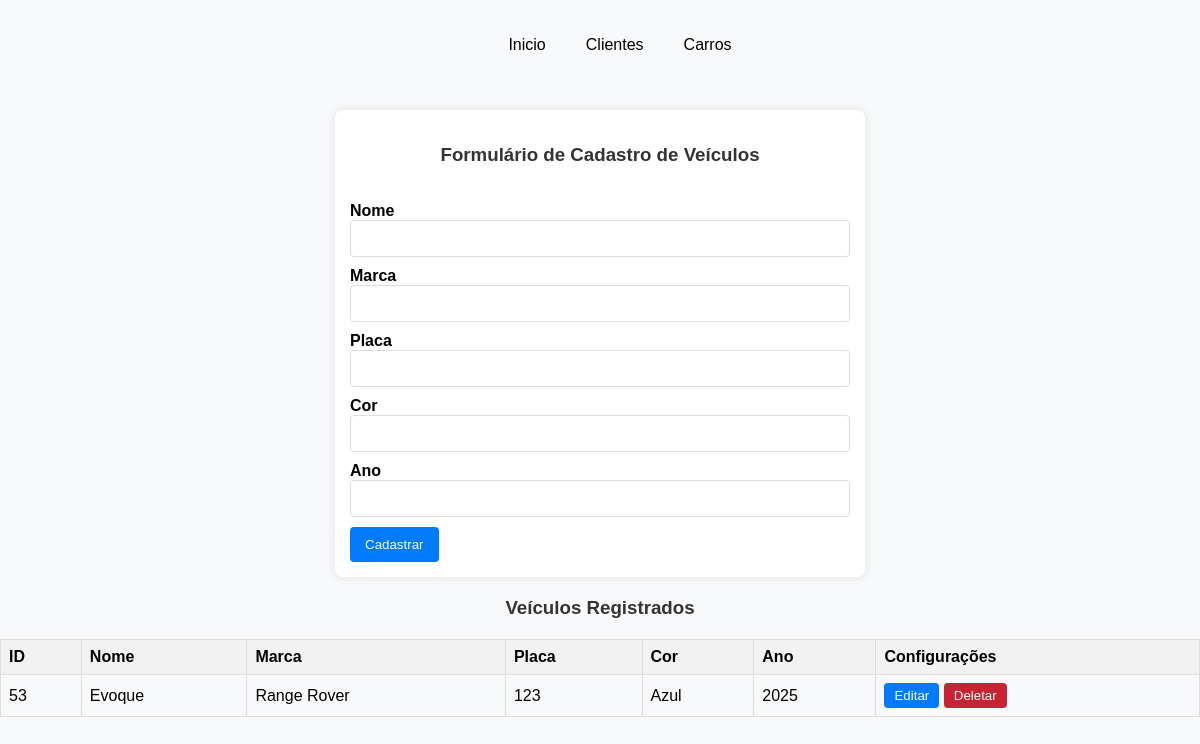
Before: /core/carros with the older database file.
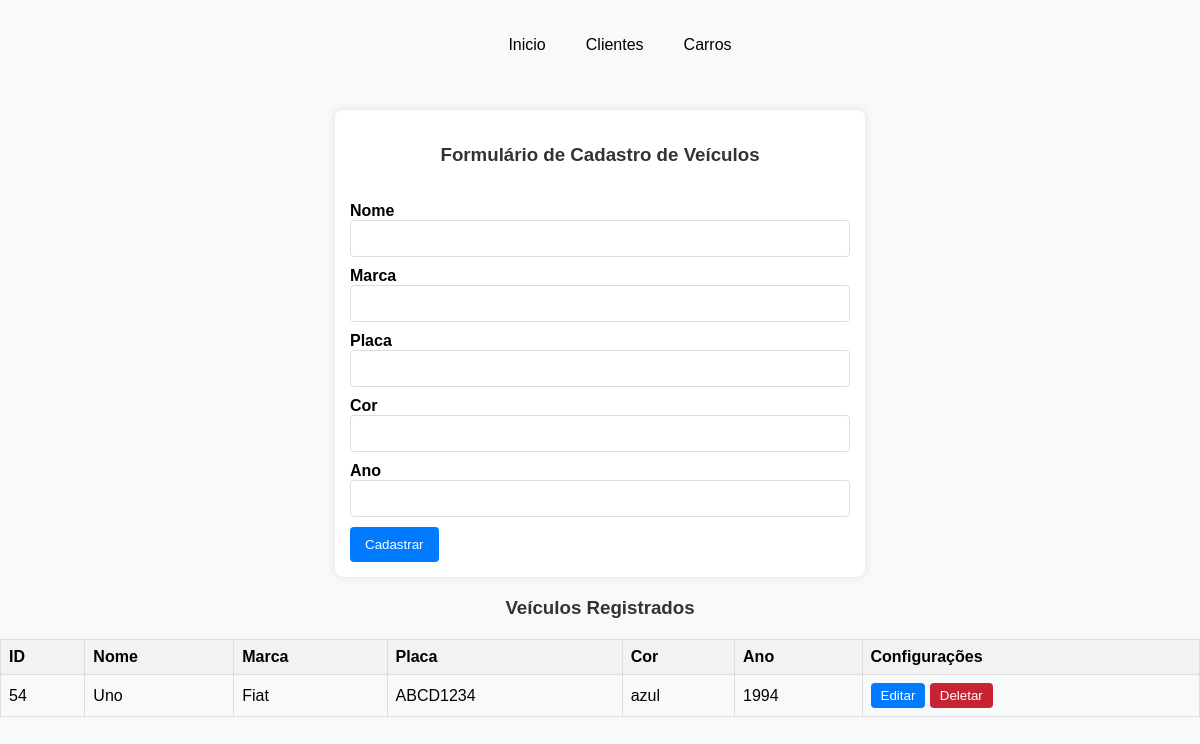
After: the same page with the newer database file.
### core/models.py (models this page shows, shortened)
class Carro(models.Model):
  nome = models.CharField(max_length=50, null=False, default="")
  marca = models.CharField(max_length=100, null=False, default="")
  placa = models.CharField(max_length=8, null=False, default="")
  cor = models.CharField(max_length=20, null=False, default="")
  ano = models.IntegerField(null=False, default="")
  cliente = models.ForeignKey(to='core.Cliente', on_delete=models.CASCADE, null=True)

### core/views.py (the view)
# urls.py: path('carros', views.homeCarros, name="homeCarros"),
def homeCarros(request):
  carros = Carro.objects.all()
  return render (request, "carros.html", {'carros': carros})

### core/static/templates/carros.html (shortened to what this page needs)
{% extends 'base.html' %}
{% block body %}
<div class="formulario">
  <form name="formulario-cadastro" action="{% url 'salvar' %}" method="post">
    <h3>Formulário de Cadastro de Veículos</h3>
    <br>
    <label for="nome"><strong>Nome</strong></label>
    <input type="text" name="nome" required>
    <label for="marca"><strong>Marca</strong></label>
    <input type="text" name="marca" required>
    <label for="placa"><strong>Placa</strong></label>
    <input type="text" name="placa" required>
    <label for="cor"><strong>Cor</strong></label>
    <input type="text" name="cor" required>
    <label for="ano"><strong>Ano</strong></label>
    <input type="text" name="ano" required>
    <button type="submit">Cadastrar</button>
  </form>
</div>
<div class="Tabela">
  <h3>Veículos Registrados</h3>
  <table>
    <thead>
      <tr>
        <th>ID</th>
        <th>Nome</th>
        <th>Marca</th>
        <th>Placa</th>
        <th>Cor</th>
        <th>Ano</th>
        <th>Configurações</th>
      </tr>
    </thead>
    <tbody>
      {% for carro in carros %}
      <tr>
        <td>{{ carro.id }}</td>
        <td>{{ carro.nome }}</td>
        <td>{{ carro.marca }}</td>
        <td>{{ carro.placa }}</td>
        <td>{{ carro.cor }}</td>
        <td>{{ carro.ano }}</td>
        <td>
          <a href="{% url 'update' carro.id %}">
            <button class="botoes" id="editar">Editar</button>
          </a>
          <a href="{% url 'delete' carro.id %}">
            <button class="botoes" id="deletar">Deletar</button>
          </a>
        </td>
      </tr>
      {% endfor %}
    </tbody>
  </table>
</div>
{% endblock %}

### core/static/templates/base.html (shortened to what this page needs)
{% load static %}
<!DOCTYPE html>
<html lang="en">
<head>
  <link rel="stylesheet" href="{% static 'css/base.css' %}">
  <link rel="stylesheet" href="{% static 'css/general.css' %}">
</head>
<body>
  <nav>
    <ul>
      <li><a href="{% url 'home' %}">Inicio</a></li>
      <li><a href="{% url 'homeClientes' %}">Clientes</a></li>
      <li><a href="{% url 'homeCarros' %}">Carros</a></li>
    </ul>
  </nav>
  <section class="home-section">
    {% block body %}
    {% endblock %}
  </section>
</body>
</html>

### core/static/css/base.css (style rules this page uses)
body { font-family: Arial, sans-serif; margin: 0; padding: 0; background-color: #f8f9fa; }
h1, h3 { text-align: center; color: #333; }
a { color: #007bff; text-decoration: none; }
nav { padding: 10px; }
nav ul { display: flex; list-style-type: none; justify-content: center; }
nav li { margin: 10px; }
nav a { color: rgb(0, 0, 0); padding: 5px 10px; }
table { border-collapse: collapse; width: 100%; text-align: left; margin: 20px 0; }
th, td { border: 1px solid #ddd; padding: 8px; }
thead tr { background-color: #f2f2f2; }
.botoes { color: #fff; border: none; padding: 5px 10px; border-radius: 4px; cursor: pointer; }
#editar { background-color: #007bff; }
#deletar { background-color: #c82333; }
form { max-width: 500px; margin: 20px auto; padding: 15px; background-color: #fff; border-radius: 8px; box-shadow: 0 0 10px rgba(0, 0, 0, 0.1); }
form input[type="text"] { width: calc(100% - 22px); padding: 10px; margin-bottom: 10px; border: 1px solid #ddd; border-radius: 4px; }
form button { padding: 10px 15px; background-color: #007bff; color: white; border: none; border-radius: 4px; cursor: pointer; }

### core/static/css/general.css (style rules this page uses)
:root { --primary-color: #007bff; --primary-hover-color: #0056b3; --secondary-color: #333; --background-color: #f8f9fa; --border-color: #ddd; --error-color: #c82333; --error-hover-color: #a40918; --link-color: #007bff; --link-hover-color: #0056b3; --font-family: Arial, sans-serif; --font-size-base: 16px; --heading-color: #333; --spacing-small: 5px; --spacing-medium: 10px; --spacing-large: 20px; --border-radius: 4px; }

Changed rows visible on the page:
removed Carro: id "53", nome "Evoque", marca "Range Rover", placa "123", cor "Azul", ano "2025"
added Carro: id "54", nome "Uno", marca "Fiat", placa "ABCD1234", cor "azul", ano "1994"
